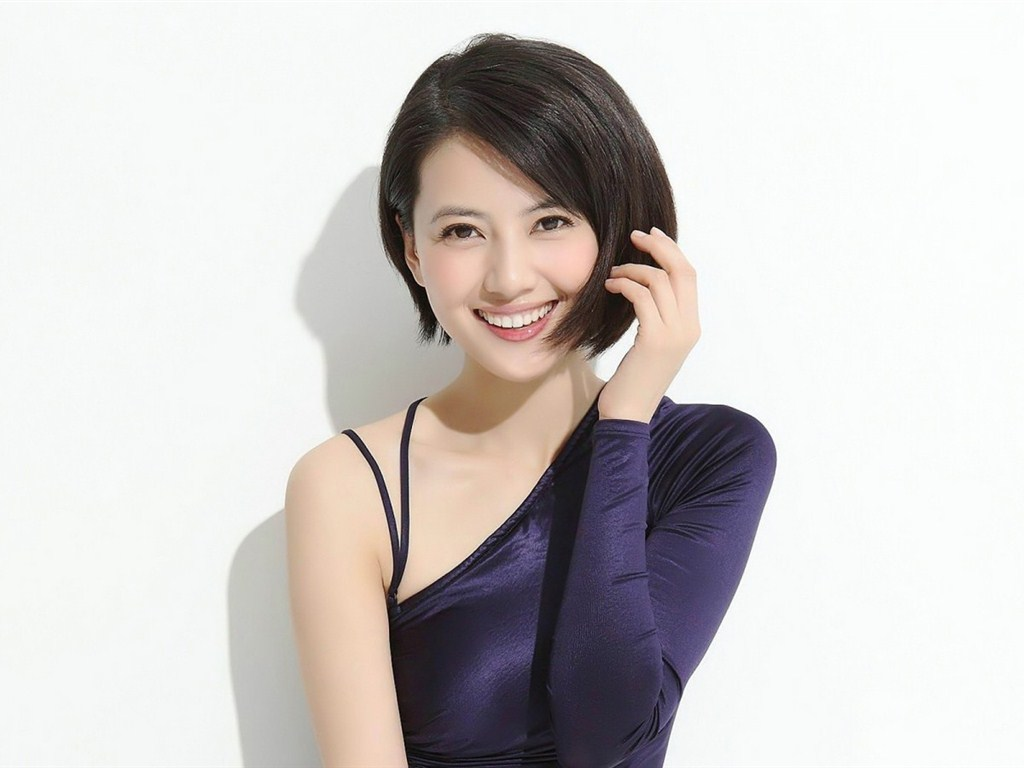
%> input picture 解决方案/Q1/code/第1小问/MATLAB实现/亚像素边缘检测算法实现/基于Zernike矩的检测算法/2.jpg, 1024 x 768 px
$ octave --eval "zernike7(imread('2.jpg'));"   (GNU Octave 9; MATLAB toolbox functions it lacks are replaced by stand-ins)
%> lines starting %> are read from the running program, lines starting %| are printed output that depends on the picture; in (x1, y1, x2, y2) boxes, pixels count from 0 and x2, y2 are one past the last pixel; in counts of white or black regions, pixels touching at a corner belong together; the program's own positions count from 1
function zernike7(I)

I=imread('Pic1_3.bmp');
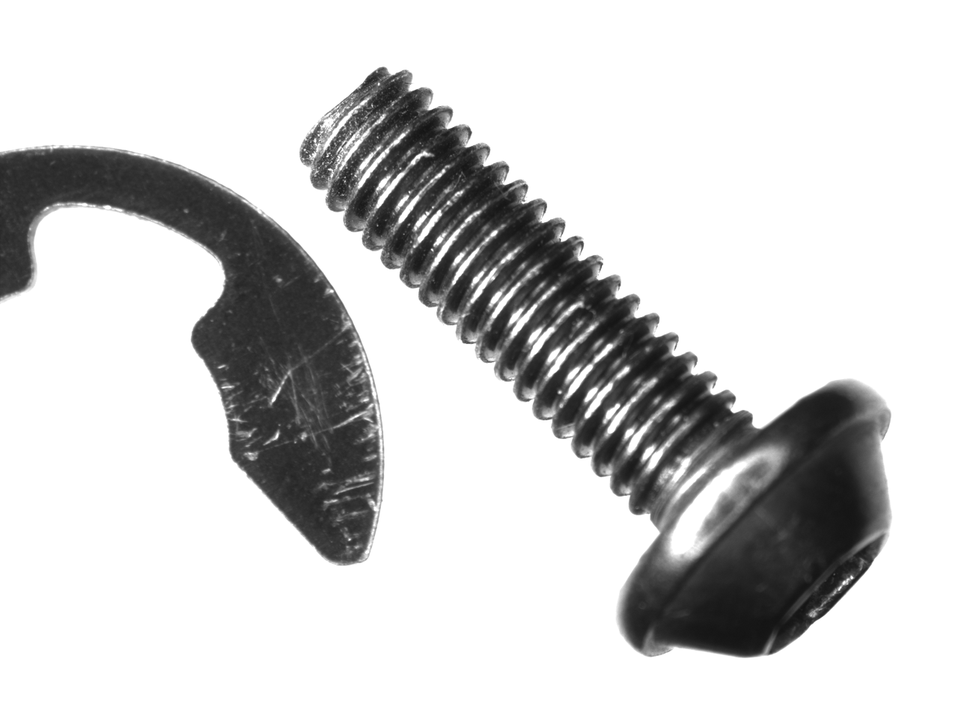
%> input picture 题目/A1/Pic1_3.bmp, 970 x 727 px, shrunk from 1296 x 972 before the run
%> I is the input picture: size 727x970 uint8; min 19, max 255, mean 208.8

% 7*7Zernike模板
M00=...
[
       0	0.0287	0.0686	0.0807	0.0686	0.0287	0
    0.0287	0.0815	0.0816	0.0816	0.0816	0.0815	0.0287
    0.0686	0.0816	0.0816	0.0816	0.0816	0.0816	0.0686
    0.0807	0.0816	0.0816	0.0816	0.0816	0.0816	0.0807
    0.0686	0.0816	0.0816	0.0816	0.0816	0.0816	0.0686
    0.0287	0.0815	0.0816	0.0816	0.0816	0.0815	0.0287
       0	0.0287	0.0686	0.0807	0.0686	0.0287	0
];
M11R=...
[
       0	-0.015	-0.019	0	0.019	0.015	  0
    -0.0224	-0.0466	-0.0233	0	0.0233	0.0466	0.0224
    -0.0573	-0.0466	-0.0233	0	0.0233	0.0466	0.0573
    -0.069	-0.0466	-0.0233	0	0.0233	0.0466	0.069
    -0.0573	-0.0466	-0.0233	0	0.0233	0.0466	0.0573
    -0.0224	-0.0466	-0.0233	0	0.0233	0.0466	0.0224
       0	-0.015	-0.019	0	0.019	0.015	  0
];
M11I=...
[
       0	-0.0224	-0.0573	-0.069	-0.0573	-0.0224	  0
    -0.015	-0.0466	-0.0466	-0.0466	-0.0466	-0.0466	-0.015
    -0.019	-0.0233	-0.0233	-0.0233	-0.0233	-0.0233	-0.019
       0	   0	   0	   0	   0	   0	  0
    0.019	0.0233	0.0233	0.0233	0.0233	0.0233	0.019
    0.015	0.0466	0.0466	0.0466	0.0466	0.0466	0.015
       0	0.0224	0.0573	0.069	0.0573	0.0224	  0
];
M20=...
[
       0	0.0225	0.0394	0.0396	0.0394	0.0225	0
    0.0225	0.0271	-0.0128	-0.0261	-0.0128	0.0271	0.0225
    0.0394	-0.0128	-0.0528	-0.0661	-0.0528	-0.0128	0.0394
    0.0396	-0.0261	-0.0661	-0.0794	-0.0661	-0.0261	0.0396
    0.0394	-0.0128	-0.0528	-0.0661	-0.0528	-0.0128	0.0394
    0.0225	0.0271	-0.0128	-0.0261	-0.0128	0.0271	0.0225
       0	0.0225	0.0394	0.0396	0.0394	0.0225	0
];


if length(size(I))==3 I=rgb2gray(I); end
I=im2bw(I,0.6);
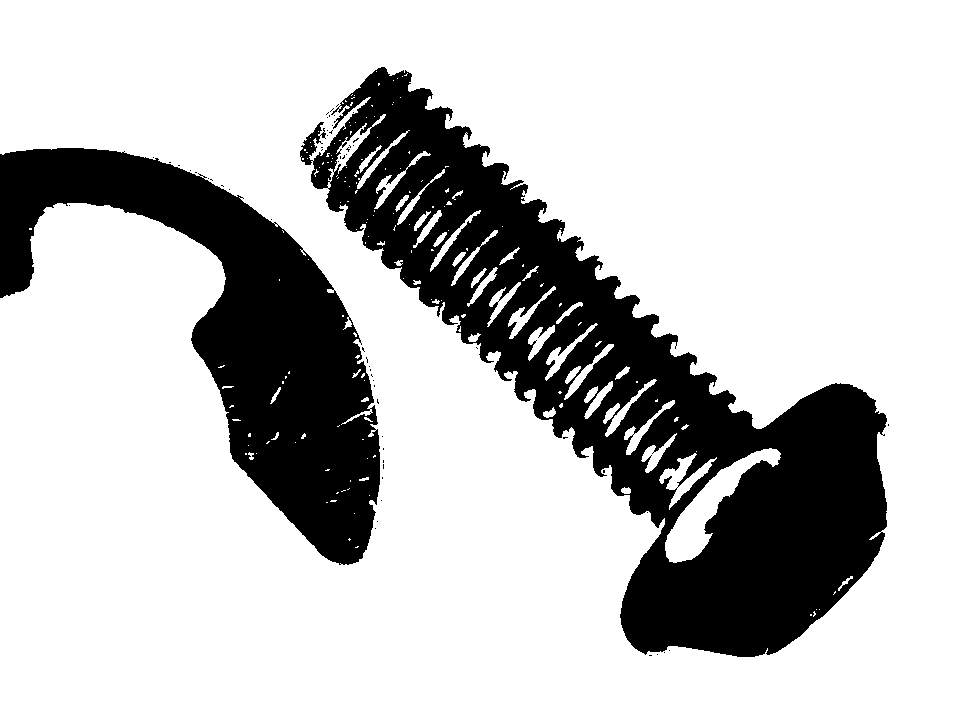
%> I: size 727x970 logical; 76.7% white; 59 black regions (57 under 20 px), largest, box (x1, y1, x2, y2) and area: (300, 67, 887, 657) 107042, (0, 148, 380, 565) 57061
K=double(I);
[m n]=size(K);
%> m = 727; n = 970
xs=double(zeros(m,n));
ys=double(zeros(m,n));

% 卷积运算
A11I=conv2(M11I,K);
A11R=conv2(M11R,K);
A20=conv2(M20,K);

% 截掉多余部分
A11I=A11I(4:end-3,4:end-3);
%> A11I: size 727x970 double
A11R=A11R(4:end-3,4:end-3);
%> A11R: size 727x970 double
A20=A20(4:end-3,4:end-3);
%> A20: size 727x970 double

J=zeros(size(K));
boundary=J;
theta=atan2(A11I,A11R);%计算theta
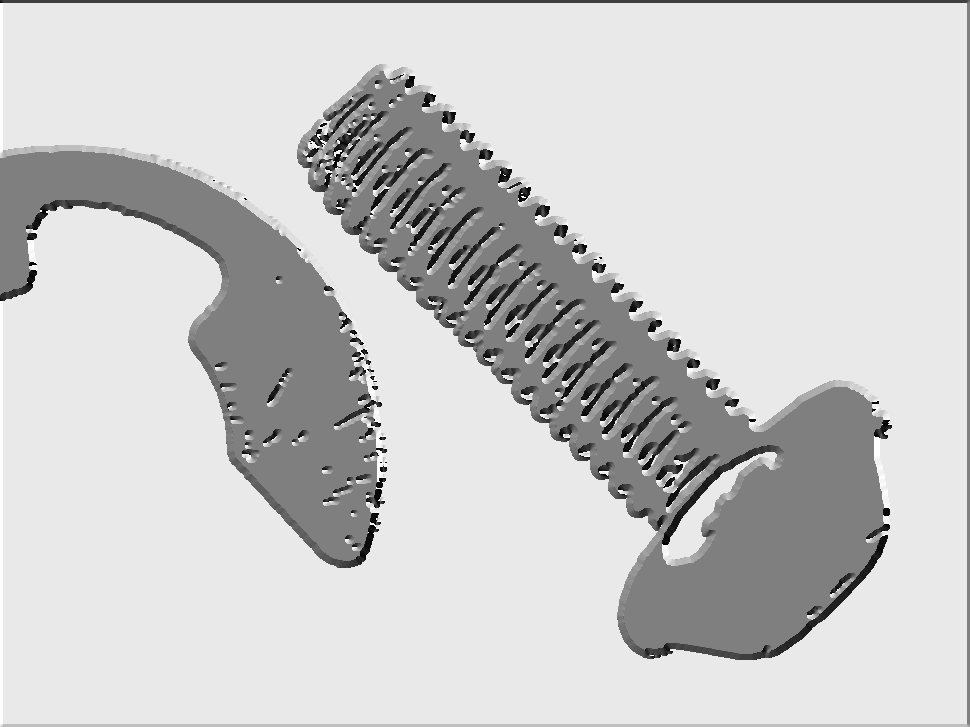
%> theta: size 727x970 double; min -3.14, max 3.14, mean 1.85; drawn with min black and max white

%计算边缘的三个参数
A11C=A11R.*cos(theta)+A11I.*sin(theta);
l=A20./A11C;
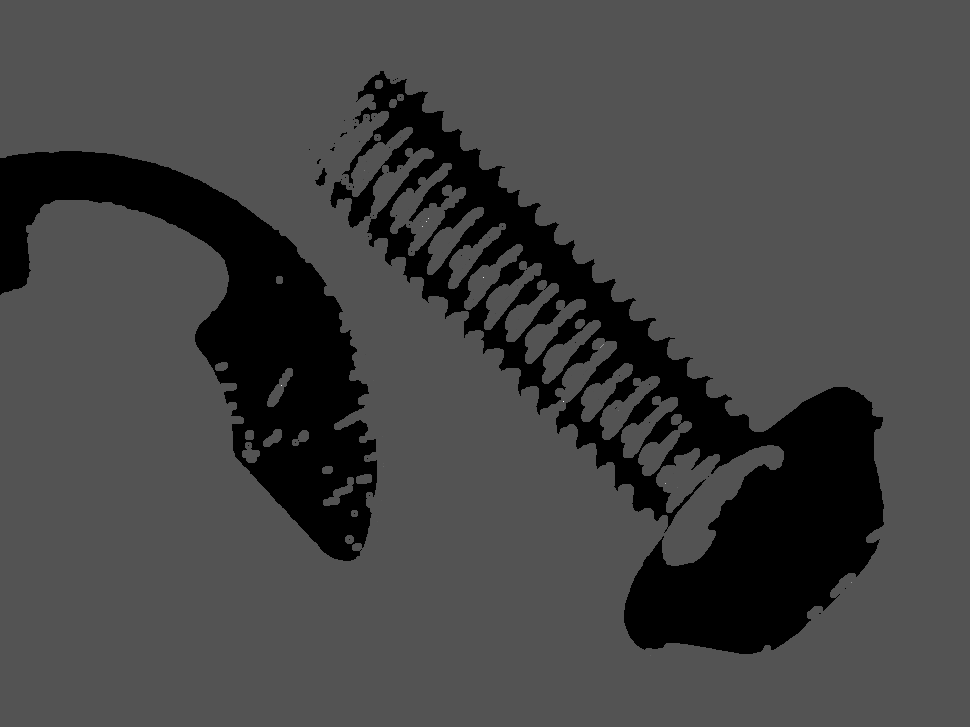
%> l: size 727x970 double; 18.12% of the values are NaN or infinite; the others: min -2.15e+16, max 4.39e+16, mean 3.08e+12; drawn with min black, max white, NaN and infinite black
k=1.5*A11C./((1-l.^2).^1.5);
e=abs(l)>1/3.5;
%> e: size 727x970 logical; 78.8% white; 466 black regions (366 under 20 px), largest, box (x1, y1, x2, y2) and area: (330, 71, 884, 654) 78459, (0, 151, 377, 561) 49139, (0, 202, 383, 567) 1752
k(e)=0;

%边缘判断条件
a=abs(l)<1/sqrt(2)*2/7;
%> a: size 727x970 logical; 2.4% white in thin lines or dots
b=abs(k)>max(I(:))/10;
%> b: size 727x970 logical; 3% white in thin lines or dots
% a,b分别为距离和边缘强度判断结果
J(a&b)=1;
%> J: size 727x970 double; values 0 (black) and 1 (white), 2.4% white in thin lines or dots
%将图像的最边缘去除
% boundary(2:end-1,2:end-1)=1;
% J(~boundary)=0;
format short
% [4 lines of commented-out code are left out]

[L,num]=bwlabel(J,8);%对二值图像进行标记
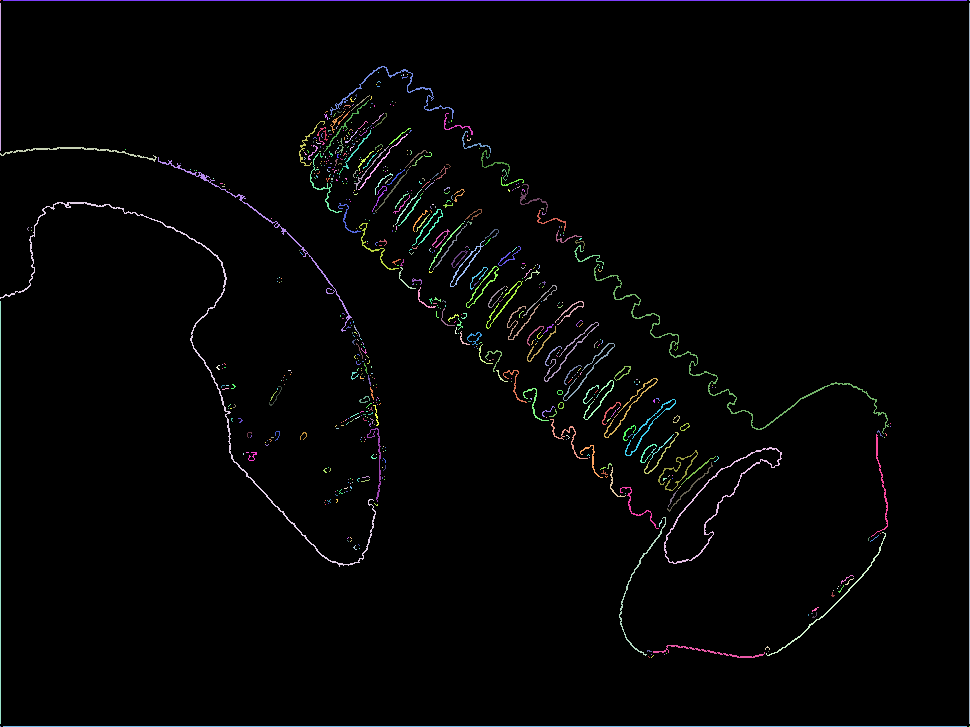
%> L: size 727x970 double; 699 distinct labels, from 0 to 698; one colour per label, 0 black
%> num = 698
%自动化搜索连通域
s=zeros(1,num);
for i=1:num
   s(i)=size(find(L==i),1);
end
%> after the loop, s = 698 values, max 1235 at index 4, min 1 at index 1, mean 24.03
[bwL,label]=sort(s,'descend');
%> bwL = 698 values, max 1235 at index 1, min 1 at index 457, mean 24.03; label = 698 values, max 698 at index 698, min 1 at index 457, mean 349.5
if label(1)<label(2)
    index1=label(1);
%> index1 = 4
    index2=label(2);
%> index2 = 7
else
    index1=label(2);
    index2=label(1);
end

%计算左边探针的最前端坐标
[r1,c1]=find(L==index1);
%> r1 = 1235 values from 203 to 567; c1 = 1235 values from 1 to 376
A1=[r1 c1];
%> A1 = 1235 rows, first 12: [298 1; 299 1; 298 2; 298 3; 297 4; 298 4; 296 5; 297 5; 295 6; 296 6; 295 7; 296 7]
y1=max(A1(:,2));%该连通域中y最大值为针尖处
%> y1 = 376
x1=max(A1(find(A1(:,2)==y1),1));
%> x1 = 515
x1sub=x1+3.5*l(x1,y1)*cos(theta(x1,y1));
%> x1sub = 515.2
y1sub=y1+3.5*l(x1,y1)*sin(theta(x1,y1));
%> y1sub = 376.1

%计算最右边探针的最前端坐标
[r2,c2]=find(L==index2);
%> r2 = 964 values from 1 to 1; c2 = 964 values from 4 to 967
A2=[r2 c2];
%> A2 = 964 rows, first 12: [1 4; 1 5; 1 6; 1 7; 1 8; 1 9; 1 10; 1 11; 1 12; 1 13; 1 14; 1 15]
y2=min(A2(:,2));%该连通域中y最小为连通域
%> y2 = 4
x2=max(A2(find(A2(:,2)==y2),1));
%> x2 = 1
x2sub=x2+3.5*l(x2,y2)*cos(theta(x2,y2));
%> x2sub = 1
y2sub=y2+3.5*l(x2,y2)*sin(theta(x2,y2));
%> y2sub = 4.5

% [x1sub y1sub],[x2sub,y2sub]
subplot(221)
imshow(J)
% [7 lines of commented-out code are left out]

subplot(222);
I41=imfill(J,'holes');
%> I41: size 727x970 double; values 0 (black) and 1 (white), 2.9% white; 698 white regions (579 under 20 px), largest, box (x1, y1, x2, y2) and area: (664, 447, 782, 564) 3956, (0, 202, 376, 567) 1237, (3, 0, 967, 1) 964
imshow(I41)
title('孔洞填充图像');
% 提取最外围边缘
subplot(223);
I4=bwperim(I41);
%> I4: size 727x970 logical; 2.3% white in thin lines or dots
imshow(I4); title('边缘图像');
% 去除面积小于150px物体
subplot(224);
I5=bwareaopen(I4,100);
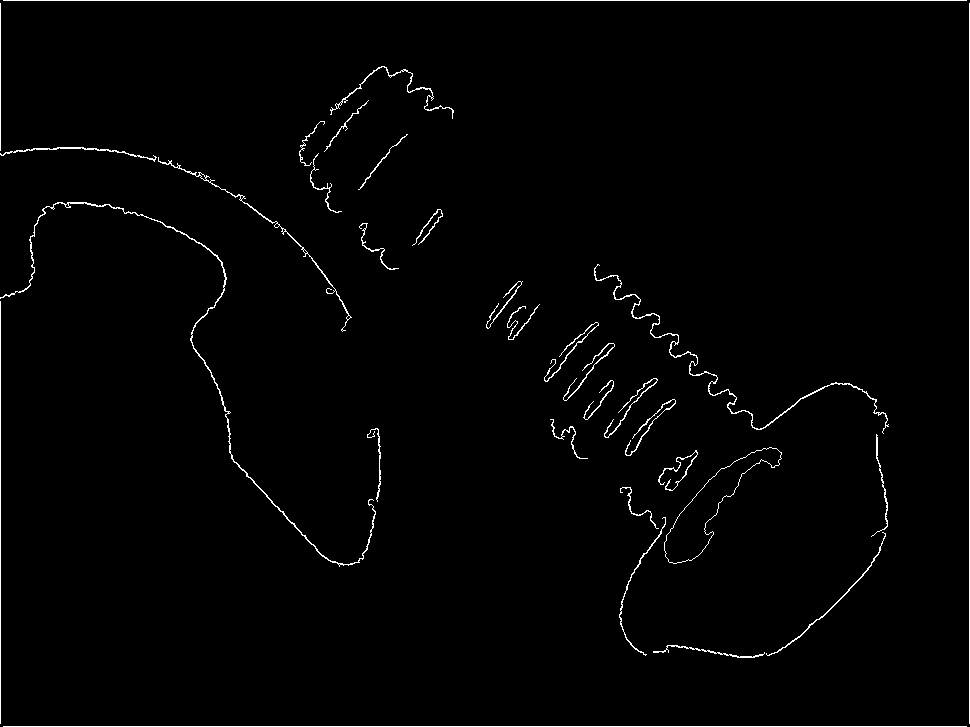
%> I5: size 727x970 logical; 1.4% white in thin lines or dots
imshow(I5);
